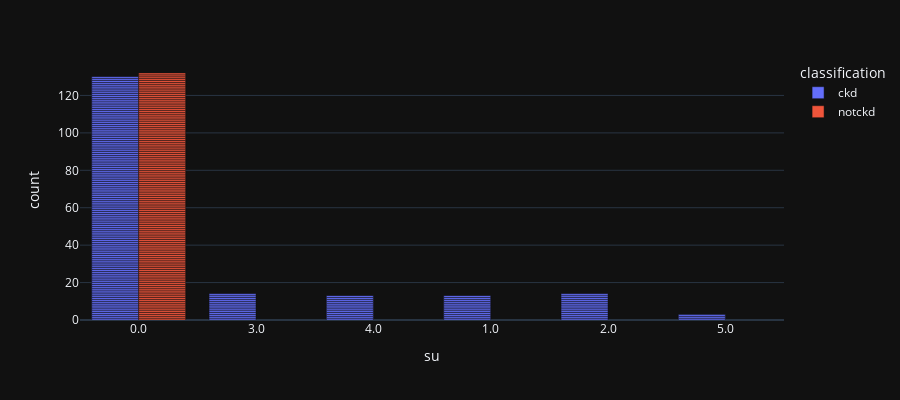

Write notebook code for a chart like this one.
### Code cell
px.bar(df1, x="su", color='classification', barmode='group', template = 'plotly_dark', height = 400)

### Figure 1 — Plotly figure (JSON) as saved in the notebook; plotly's stock layout.template omitted (floating-point values rounded to 4 significant figures; data arrays with more than 128 entries replaced by an {"elided": "..."} marker saying what was removed)
{"data": [{"alignmentgroup": "True", "hovertemplate": "classification=ckd<br>su=%{x}<br>count=%{y}<extra></extra>", "legendgroup": "ckd", "marker": {"color": "#636efa", "pattern": {"shape": ""}}, "name": "ckd", "offsetgroup": "ckd", "orientation": "v", "showlegend": true, "textposition": "auto", "type": "bar", "x": {"elided": "228 str values"}, "xaxis": "x", "y": {"elided": "228 int values"}, "yaxis": "y"}, {"alignmentgroup": "True", "hovertemplate": "classification=notckd<br>su=%{x}<br>count=%{y}<extra></extra>", "legendgroup": "notckd", "marker": {"color": "#EF553B", "pattern": {"shape": ""}}, "name": "notckd", "offsetgroup": "notckd", "orientation": "v", "showlegend": true, "textposition": "auto", "type": "bar", "x": {"elided": "136 str values"}, "xaxis": "x", "y": {"elided": "136 int values"}, "yaxis": "y"}], "layout": {"barmode": "group", "height": 400, "legend": {"title": {"text": "classification"}, "tracegroupgap": 0}, "margin": {"t": 60}, "xaxis": {"anchor": "y", "domain": [0, 1], "title": {"text": "su"}}, "yaxis": {"anchor": "x", "domain": [0, 1], "title": {"text": "count"}}}}
